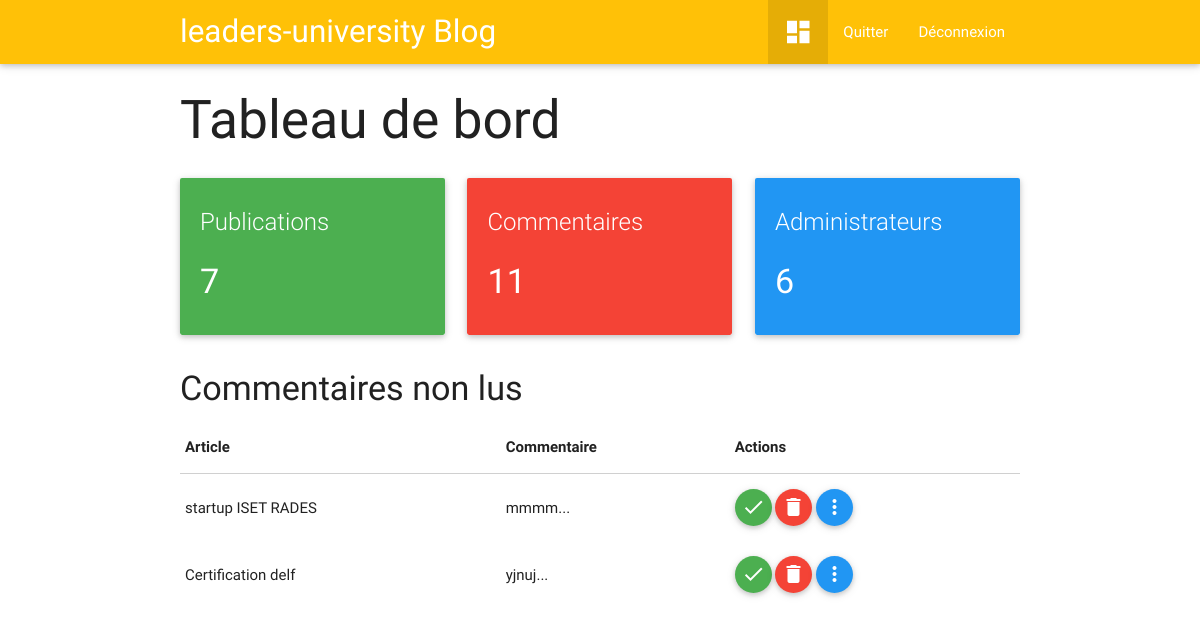
/blog/admin/index.php?page=dashboard (signed in), run on the app's committed database.
### tables this page shows
CREATE TABLE `comments` (
  `id` int(11) NOT NULL,
  `name` varchar(255) NOT NULL,
  `email` varchar(255) NOT NULL,
  `comment` text NOT NULL,
  `post_id` int(11) NOT NULL,
  `date` datetime NOT NULL,
  `seen` tinyint(1) NOT NULL DEFAULT 0
);

CREATE TABLE `posts` (
  `id` int(11) NOT NULL,
  `title` varchar(255) NOT NULL,
  `content` text NOT NULL,
  `writer` varchar(255) NOT NULL,
  `image` varchar(255) NOT NULL DEFAULT 'post.png',
  `date` datetime NOT NULL,
  `posted` tinyint(1) NOT NULL DEFAULT 0
);

### blog/admin/functions/dashboard.func.php (called while the page is built, shortened)
<?php
function inTable($table)
{
    global $db;
    $query = $db->query("SELECT COUNT(id) FROM $table");
    return $nombre = $query->fetch();
}
function getColor($table, $colors)
{
    if (isset($colors[$table])) {
        return $colors[$table];
    } else {
        return "orange";
    }
}
function get_comments()
{
    global $db;
    $req = $db->query(
        "SELECT  comments.id,
                comments.name,
                comments.email,
                comments.date,
                comments.post_id,
                comments.comment,
                posts.title
        FROM comments
        JOIN posts
        ON comments.post_id = posts.id
        WHERE comments.seen = '0'
        ORDER BY comments.date ASC
    "
    );
    $results = [];
    while ($rows = $req->fetchObject()) {
        $results[] = $rows;
    }
    return $results;
}

### blog/admin/pages/dashboard.php (the view, shortened to what this page needs)
<h2>Tableau de bord</h2>
<div class="row">
    <?php
    $tables = [
        "Publications"      =>  "posts",
        "Commentaires"      =>  "comments",
        "Administrateurs"   =>  "admins"
    ];
    $colors = [
        "posts"     =>  "green",
        "comments"  =>  "red",
        "admins"    =>  "blue"
    ];
    ?>
    <?php
    foreach ($tables as $table_name => $table) {
    ?>
        <div class="col l4 m6 s12">
            <div class="card">
                <div class="card-content <?= getColor($table, $colors) ?> white-text">
                    <span class="card-title"><?= $table_name ?></span>
                    <?php $nbrInTable = inTable($table); ?>
                    <h4><?= $nbrInTable[0] ?></h4>
                </div>
            </div>
        </div>
    <?php
    }
    ?>
</div>
<h4>Commentaires non lus</h4>
<?php
$comments = get_comments();
?>
<table>
    <thead>
        <tr>
            <th>Article</th>
            <th>Commentaire</th>
            <th>Actions</th>
        </tr>
    </thead>
    <tbody>
        <?php
        if (!empty($comments)) {
            foreach ($comments as $comment) {
        ?>
                <tr id="commentaire_<?= $comment->id ?>">
                    <td><?= $comment->title ?></td>
                    <td><?= substr($comment->comment, 0, 100); ?>...</td>
                    <td>
                        <a href="#" id="<?= $comment->id ?>" class="btn-floating btn-small waves-effect waves-light green see_comment"><i class="material-icons">done</i></a>
                        <a href="#" id="<?= $comment->id ?>" class="btn-floating btn-small waves-effect waves-light red delete_comment"><i class="material-icons">delete</i></a>
                        <a href="#comment_<?= $comment->id ?>" class="btn-floating btn-small waves-effect waves-light blue modal-trigger"><i class="material-icons">more_vert</i></a>
                    </td>
                </tr>
            <?php
            }
        }
        ?>
    </tbody>
</table>

### blog/admin/index.php (shortened to what this page needs)
<?php
$pages = scandir('pages/');
if (isset($_GET['page']) && !empty($_GET['page'])) {
    if (in_array($_GET['page'] . '.php', $pages)) {
        $page = $_GET['page'];
    } else {
        $page = "error";
    }
} else {
    $page = "dashboard";
}
?>
<!DOCTYPE html>
<html>
<head>
    <link type="text/css" rel="stylesheet" href="../css/materialize.css" media="screen,projection" />
</head>
<body>
    <?php
    include "body/topbar.php";
    ?>
    <div class="container">
        <?php
        include 'pages/' . $page . '.php';
        ?>
    </div>
</body>
</html>

### blog/admin/body/topbar.php (shortened to what this page needs)
<nav class="amber">
    <div class="container">
        <div class="nav-wrapper">
            <a href="index.php?page=home" class="brand-logo">leaders-university Blog </a>
            <?php
            if ($page != 'login' && $page != 'new' && $page != 'password') {
            ?>
                <ul class="right hide-on-med-and-down">
                    <li class="<?php echo ($page == "dashboard") ? "active" : ""; ?>"><a href="index.php?page=dashboard"><i class="material-icons">dashboard</i></a></li>
                    <li><a href="../index.php?page=home">Quitter</a></li>
                    <li><a href="index.php?page=logout">Déconnexion</a></li>
                </ul>
            <?php
            }
            ?>
        </div>
    </div>
</nav>

### data on the page
comments: post.title "startup ISET RADES", comment "mmmm"
comments: post.title "Certification delf", comment "yjnuj"

### other printed values
$table_name "Publications"
$nbrInTable[0] "7"
$table_name "Commentaires"
$nbrInTable[0] "11"
$table_name "Administrateurs"
$nbrInTable[0] "6"
